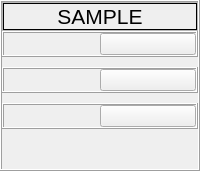
           <widget class="QFrame" name="frame_7">
            <property name="sizePolicy">
             <sizepolicy hsizetype="Preferred" vsizetype="Preferred">
              <horstretch>0</horstretch>
              <verstretch>0</verstretch>
             </sizepolicy>
            </property>
            <property name="frameShape">
             <enum>QFrame::Box</enum>
            </property>
            <property name="frameShadow">
             <enum>QFrame::Raised</enum>
            </property>
            <layout class="QVBoxLayout" name="verticalLayout_2">
             <property name="spacing">
              <number>0</number>
             </property>
             <property name="leftMargin">
              <number>0</number>
             </property>
             <property name="topMargin">
              <number>0</number>
             </property>
             <property name="rightMargin">
              <number>0</number>
             </property>
             <property name="bottomMargin">
              <number>0</number>
             </property>
             <item>
              <widget class="QWidget" name="widget" native="true">
               <layout class="QVBoxLayout" name="verticalLayout_5">
                <property name="spacing">
                 <number>0</number>
                </property>
                <property name="leftMargin">
                 <number>0</number>
                </property>
                <property name="topMargin">
                 <number>0</number>
                </property>
                <property name="rightMargin">
                 <number>0</number>
                </property>
                <property name="bottomMargin">
                 <number>0</number>
                </property>
               </layout>
              </widget>
             </item>
             <item>
              <widget class="QFrame" name="frame_14">
               <property name="sizePolicy">
                <sizepolicy hsizetype="Preferred" vsizetype="Preferred">
                 <horstretch>0</horstretch>
                 <verstretch>0</verstretch>
                </sizepolicy>
               </property>
               <property name="frameShape">
                <enum>QFrame::NoFrame</enum>
               </property>
               <property name="frameShadow">
                <enum>QFrame::Raised</enum>
               </property>
               <layout class="QGridLayout" name="gridLayout_13">
                <property name="leftMargin">
                 <number>0</number>
                </property>
                <property name="topMargin">
                 <number>0</number>
                </property>
                <property name="rightMargin">
                 <number>0</number>
                </property>
                <property name="bottomMargin">
                 <number>0</number>
                </property>
                <property name="spacing">
                 <number>0</number>
                </property>
                <item row="1" column="0">
                 <layout class="QVBoxLayout" name="verticalLayout_4">
                  <property name="spacing">
                   <number>10</number>
                  </property>
                  <item>
                   <widget class="QFrame" name="frame_9">
                    <property name="frameShape">
                     <enum>QFrame::Box</enum>
                    </property>
                    <property name="frameShadow">
                     <enum>QFrame::Raised</enum>
                    </property>
                    <layout class="QHBoxLayout" name="horizontalLayout_2">
                     <property name="spacing">
                      <number>0</number>
                     </property>
                     <property name="leftMargin">
                      <number>0</number>
                     </property>
                     <property name="topMargin">
                      <number>0</number>
                     </property>
                     <property name="rightMargin">
                      <number>0</number>
                     </property>
                     <property name="bottomMargin">
                      <number>0</number>
                     </property>
                     <item>
                      <widget class="QLabel" name="lb_1">
                       <property name="text">
                        <string/>
                       </property>
                       <property name="pixmap">
                        <pixmap resource="resource_rc.qrc">:/icon/Icon/check_24dp_000000_FILL0_wght400_GRAD0_opsz24.png</pixmap>
                       </property>
                       <property name="scaledContents">
                        <bool>true</bool>
                       </property>
                      </widget>
                     </item>
                     <item>
                      <widget class="QPushButton" name="fd_1">
                       <property name="text">
                        <string/>
                       </property>
                       <property name="icon">
                        <iconset resource="resource_rc.qrc">
                         <normaloff>:/icon/Icon/search_24dp_000000_FILL0_wght400_GRAD200_opsz24.png</normaloff>
                         <normalon>:/icon/Icon/search_24dp_000000_FILL0_wght400_GRAD200_opsz24.png</normalon>:/icon/Icon/search_24dp_000000_FILL0_wght400_GRAD200_opsz24.png</iconset>
                       </property>
                      </widget>
                     </item>
                    </layout>
                   </widget>
                  </item>
                  <item>
                   <widget class="QFrame" name="frame_10">
                    <property name="frameShape">
                     <enum>QFrame::Box</enum>
                    </property>
                    <property name="frameShadow">
                     <enum>QFrame::Raised</enum>
                    </property>
                    <layout class="QHBoxLayout" name="horizontalLayout_3">
                     <property name="spacing">
                      <number>0</number>
                     </property>
                     <property name="leftMargin">
                      <number>0</number>
                     </property>
                     <property name="topMargin">
                      <number>0</number>
                     </property>
                     <property name="rightMargin">
                      <number>0</number>
                     </property>
                     <property name="bottomMargin">
                      <number>0</number>
                     </property>
                     <item>
                      <widget class="QLabel" name="lb_2">
                       <property name="text">
                        <string/>
                       </property>
                       <property name="pixmap">
                        <pixmap resource="resource_rc.qrc">:/icon/Icon/check_24dp_000000_FILL0_wght400_GRAD0_opsz24.png</pixmap>
                       </property>
                       <property name="scaledContents">
                        <bool>true</bool>
                       </property>
                      </widget>
                     </item>
                     <item>
                      <widget class="QPushButton" name="fd_2">
                       <property name="text">
                        <string/>
                       </property>
                       <property name="icon">
                        <iconset resource="resource_rc.qrc">
                         <normaloff>:/icon/Icon/search_24dp_000000_FILL0_wght400_GRAD200_opsz24.png</normaloff>
                         <normalon>:/icon/Icon/search_24dp_000000_FILL0_wght400_GRAD200_opsz24.png</normalon>:/icon/Icon/search_24dp_000000_FILL0_wght400_GRAD200_opsz24.png</iconset>
                       </property>
                      </widget>
                     </item>
                    </layout>
                   </widget>
                  </item>
                  <item>
                   <widget class="QFrame" name="frame_11">
                    <property name="frameShape">
                     <enum>QFrame::Box</enum>
                    </property>
                    <property name="frameShadow">
                     <enum>QFrame::Raised</enum>
                    </property>
                    <layout class="QHBoxLayout" name="horizontalLayout_4">
                     <property name="spacing">
                      <number>0</number>
                     </property>
                     <property name="leftMargin">
                      <number>0</number>
                     </property>
                     <property name="topMargin">
                      <number>0</number>
                     </property>
                     <property name="rightMargin">
                      <number>0</number>
                     </property>
                     <property name="bottomMargin">
                      <number>0</number>
                     </property>
                     <item>
                      <widget class="QLabel" name="lb_3">
                       <property name="text">
                        <string/>
                       </property>
                       <property name="pixmap">
                        <pixmap resource="resource_rc.qrc">:/icon/Icon/check_24dp_000000_FILL0_wght400_GRAD0_opsz24.png</pixmap>
                       </property>
                       <property name="scaledContents">
                        <bool>true</bool>
                       </property>
                      </widget>
                     </item>
                     <item>
                      <widget class="QPushButton" name="fd_3">
                       <property name="text">
                        <string/>
                       </property>
                       <property name="icon">
                        <iconset resource="resource_rc.qrc">
                         <normaloff>:/icon/Icon/search_24dp_000000_FILL0_wght400_GRAD200_opsz24.png</normaloff>
                         <normalon>:/icon/Icon/search_24dp_000000_FILL0_wght400_GRAD200_opsz24.png</normalon>:/icon/Icon/search_24dp_000000_FILL0_wght400_GRAD200_opsz24.png</iconset>
                       </property>
                      </widget>
                     </item>
                    </layout>
                   </widget>
                  </item>
                 </layout>
                </item>
                <item row="0" column="0">
                 <widget class="QFrame" name="frame_15">
                  <property name="frameShape">
                   <enum>QFrame::StyledPanel</enum>
                  </property>
                  <property name="frameShadow">
                   <enum>QFrame::Raised</enum>
                  </property>
                  <layout class="QGridLayout" name="gridLayout_14">
                   <property name="leftMargin">
                    <number>0</number>
                   </property>
                   <property name="topMargin">
                    <number>0</number>
                   </property>
                   <property name="rightMargin">
                    <number>0</number>
                   </property>
                   <property name="bottomMargin">
                    <number>0</number>
                   </property>
                   <property name="spacing">
                    <number>0</number>
                   </property>
                   <item row="0" column="0">
                    <widget class="QLabel" name="label">
                     <property name="font">
                      <font>
                       <pointsize>16</pointsize>
                      </font>
                     </property>
                     <property name="frameShape">
                      <enum>QFrame::Box</enum>
                     </property>
                     <property name="frameShadow">
                      <enum>QFrame::Plain</enum>
                     </property>
                     <property name="text">
                      <string>SAMPLE</string>
                     </property>
                     <property name="alignment">
                      <set>Qt::AlignCenter</set>
                     </property>
                    </widget>
                   </item>
                  </layout>
                 </widget>
                </item>
               </layout>
              </widget>
             </item>
             <item>
              <spacer name="verticalSpacer">
               <property name="orientation">
                <enum>Qt::Vertical</enum>
               </property>
               <property name="sizeHint" stdset="0">
                <size>
                 <width>20</width>
                 <height>40</height>
                </size>
               </property>
              </spacer>
             </item>
            </layout>
           </widget>
